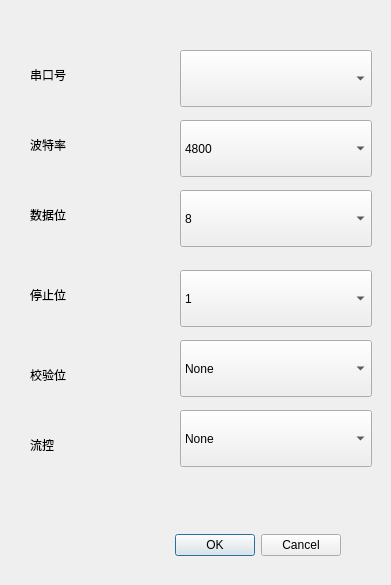
<?xml version="1.0" encoding="UTF-8"?>
<ui version="4.0">
 <class>setting</class>
 <widget class="QDialog" name="setting">
  <property name="geometry">
   <rect>
    <x>0</x>
    <y>0</y>
    <width>391</width>
    <height>585</height>
   </rect>
  </property>
  <property name="windowTitle">
   <string>Dialog</string>
  </property>
  <widget class="QDialogButtonBox" name="buttonBox">
   <property name="geometry">
    <rect>
     <x>60</x>
     <y>510</y>
     <width>281</width>
     <height>71</height>
    </rect>
   </property>
   <property name="orientation">
    <enum>Qt::Horizontal</enum>
   </property>
   <property name="standardButtons">
    <set>QDialogButtonBox::Cancel|QDialogButtonBox::Ok</set>
   </property>
  </widget>
  <widget class="QComboBox" name="baudComboBox">
   <property name="geometry">
    <rect>
     <x>180</x>
     <y>120</y>
     <width>192</width>
     <height>57</height>
    </rect>
   </property>
   <property name="sizePolicy">
    <sizepolicy hsizetype="Expanding" vsizetype="Preferred">
     <horstretch>0</horstretch>
     <verstretch>0</verstretch>
    </sizepolicy>
   </property>
   <item>
    <property name="text">
     <string>4800</string>
    </property>
   </item>
   <item>
    <property name="text">
     <string>9600</string>
    </property>
   </item>
   <item>
    <property name="text">
     <string>19200</string>
    </property>
   </item>
   <item>
    <property name="text">
     <string>38400</string>
    </property>
   </item>
   <item>
    <property name="text">
     <string>57600</string>
    </property>
   </item>
   <item>
    <property name="text">
     <string>115200</string>
    </property>
   </item>
   <item>
    <property name="text">
     <string>128000</string>
    </property>
   </item>
   <item>
    <property name="text">
     <string>256000</string>
    </property>
   </item>
   <item>
    <property name="text">
     <string>921600</string>
    </property>
   </item>
   <item>
    <property name="text">
     <string>1500000</string>
    </property>
   </item>
  </widget>
  <widget class="QComboBox" name="bitComboBox">
   <property name="geometry">
    <rect>
     <x>180</x>
     <y>190</y>
     <width>192</width>
     <height>57</height>
    </rect>
   </property>
   <property name="sizePolicy">
    <sizepolicy hsizetype="Expanding" vsizetype="Preferred">
     <horstretch>0</horstretch>
     <verstretch>0</verstretch>
    </sizepolicy>
   </property>
   <item>
    <property name="text">
     <string>8</string>
    </property>
   </item>
   <item>
    <property name="text">
     <string>9</string>
    </property>
   </item>
   <item>
    <property name="text">
     <string>10</string>
    </property>
   </item>
  </widget>
  <widget class="QComboBox" name="stopComboBox">
   <property name="geometry">
    <rect>
     <x>180</x>
     <y>270</y>
     <width>192</width>
     <height>57</height>
    </rect>
   </property>
   <property name="sizePolicy">
    <sizepolicy hsizetype="Expanding" vsizetype="Preferred">
     <horstretch>0</horstretch>
     <verstretch>0</verstretch>
    </sizepolicy>
   </property>
   <item>
    <property name="text">
     <string>1</string>
    </property>
   </item>
  </widget>
  <widget class="QComboBox" name="parityComboBox">
   <property name="geometry">
    <rect>
     <x>180</x>
     <y>340</y>
     <width>192</width>
     <height>57</height>
    </rect>
   </property>
   <property name="sizePolicy">
    <sizepolicy hsizetype="Expanding" vsizetype="Preferred">
     <horstretch>0</horstretch>
     <verstretch>0</verstretch>
    </sizepolicy>
   </property>
   <item>
    <property name="text">
     <string>None</string>
    </property>
   </item>
  </widget>
  <widget class="QComboBox" name="flowctrComboBox">
   <property name="geometry">
    <rect>
     <x>180</x>
     <y>410</y>
     <width>192</width>
     <height>57</height>
    </rect>
   </property>
   <property name="sizePolicy">
    <sizepolicy hsizetype="Expanding" vsizetype="Preferred">
     <horstretch>0</horstretch>
     <verstretch>0</verstretch>
    </sizepolicy>
   </property>
   <item>
    <property name="text">
     <string>None</string>
    </property>
   </item>
  </widget>
  <widget class="QComboBox" name="comComboBox">
   <property name="geometry">
    <rect>
     <x>180</x>
     <y>50</y>
     <width>192</width>
     <height>57</height>
    </rect>
   </property>
   <property name="sizePolicy">
    <sizepolicy hsizetype="Expanding" vsizetype="Preferred">
     <horstretch>0</horstretch>
     <verstretch>0</verstretch>
    </sizepolicy>
   </property>
  </widget>
  <widget class="QLabel" name="label">
   <property name="geometry">
    <rect>
     <x>30</x>
     <y>60</y>
     <width>135</width>
     <height>30</height>
    </rect>
   </property>
   <property name="text">
    <string>串口号</string>
   </property>
  </widget>
  <widget class="QLabel" name="label_2">
   <property name="geometry">
    <rect>
     <x>30</x>
     <y>130</y>
     <width>135</width>
     <height>30</height>
    </rect>
   </property>
   <property name="text">
    <string>波特率</string>
   </property>
  </widget>
  <widget class="QLabel" name="label_3">
   <property name="geometry">
    <rect>
     <x>30</x>
     <y>200</y>
     <width>135</width>
     <height>30</height>
    </rect>
   </property>
   <property name="text">
    <string>数据位</string>
   </property>
  </widget>
  <widget class="QLabel" name="label_4">
   <property name="geometry">
    <rect>
     <x>30</x>
     <y>280</y>
     <width>135</width>
     <height>30</height>
    </rect>
   </property>
   <property name="text">
    <string>停止位</string>
   </property>
  </widget>
  <widget class="QLabel" name="label_5">
   <property name="geometry">
    <rect>
     <x>30</x>
     <y>360</y>
     <width>135</width>
     <height>30</height>
    </rect>
   </property>
   <property name="text">
    <string>校验位</string>
   </property>
  </widget>
  <widget class="QLabel" name="label_6">
   <property name="geometry">
    <rect>
     <x>30</x>
     <y>430</y>
     <width>135</width>
     <height>30</height>
    </rect>
   </property>
   <property name="text">
    <string>流控</string>
   </property>
  </widget>
 </widget>
 <resources/>
 <connections>
  <connection>
   <sender>buttonBox</sender>
   <signal>accepted()</signal>
   <receiver>setting</receiver>
   <slot>accept()</slot>
   <hints>
    <hint type="sourcelabel">
     <x>248</x>
     <y>254</y>
    </hint>
    <hint type="destinationlabel">
     <x>157</x>
     <y>274</y>
    </hint>
   </hints>
  </connection>
  <connection>
   <sender>buttonBox</sender>
   <signal>rejected()</signal>
   <receiver>setting</receiver>
   <slot>reject()</slot>
   <hints>
    <hint type="sourcelabel">
     <x>316</x>
     <y>260</y>
    </hint>
    <hint type="destinationlabel">
     <x>286</x>
     <y>274</y>
    </hint>
   </hints>
  </connection>
 </connections>
</ui>
